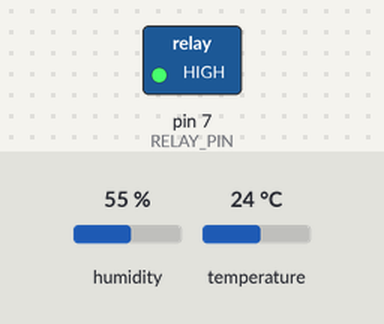
Simulated run of this sketch. Board: Arduino Uno, built with avr-gcc and run on an emulated ATmega328P. Parts: switched loads named in the sketch (green lamp = pin HIGH). The inputs (shaded band) are chosen by the test bench; at power-on: humidity 55 %, temperature 24 °C. What the sketch prints to the serial monitor is not drawn.

Above: at 0.1 s.
Timing chart, 0 to 1.6 s (numbered marks = the images above):
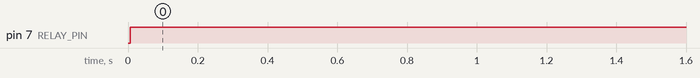

The sketch:

esp.ino
```cpp
#include <DHT.h>

#define DHTPIN 2        // DHT22 data pin
#define DHTTYPE DHT22
#define RELAY_PIN 7     // Relay control pin

DHT dht(DHTPIN, DHTTYPE);

void setup() {
  Serial.begin(9600);
  dht.begin();
  pinMode(RELAY_PIN, OUTPUT);
  digitalWrite(RELAY_PIN, LOW);  // heater OFF initially
}

void loop() {
  float temp = dht.readTemperature();
  float humidity = dht.readHumidity();

  if (isnan(temp)) {
    Serial.println("Failed to read from DHT");
    return;
  }

  Serial.print("Temp: "); Serial.print(temp);
  Serial.print("  Humidity: "); Serial.println(humidity);

  // Heater ON if temp < 55°C
  if (temp < 55) {
    digitalWrite(RELAY_PIN, HIGH);
  }
  // Heater OFF if temp > 70°C
  else if (temp > 70) {
    digitalWrite(RELAY_PIN, LOW);
  }

  delay(3000); // wait 3 seconds
}
```

Measured:
- by itself, pin 7 (RELAY_PIN): LOW → HIGH at 0.01 s
